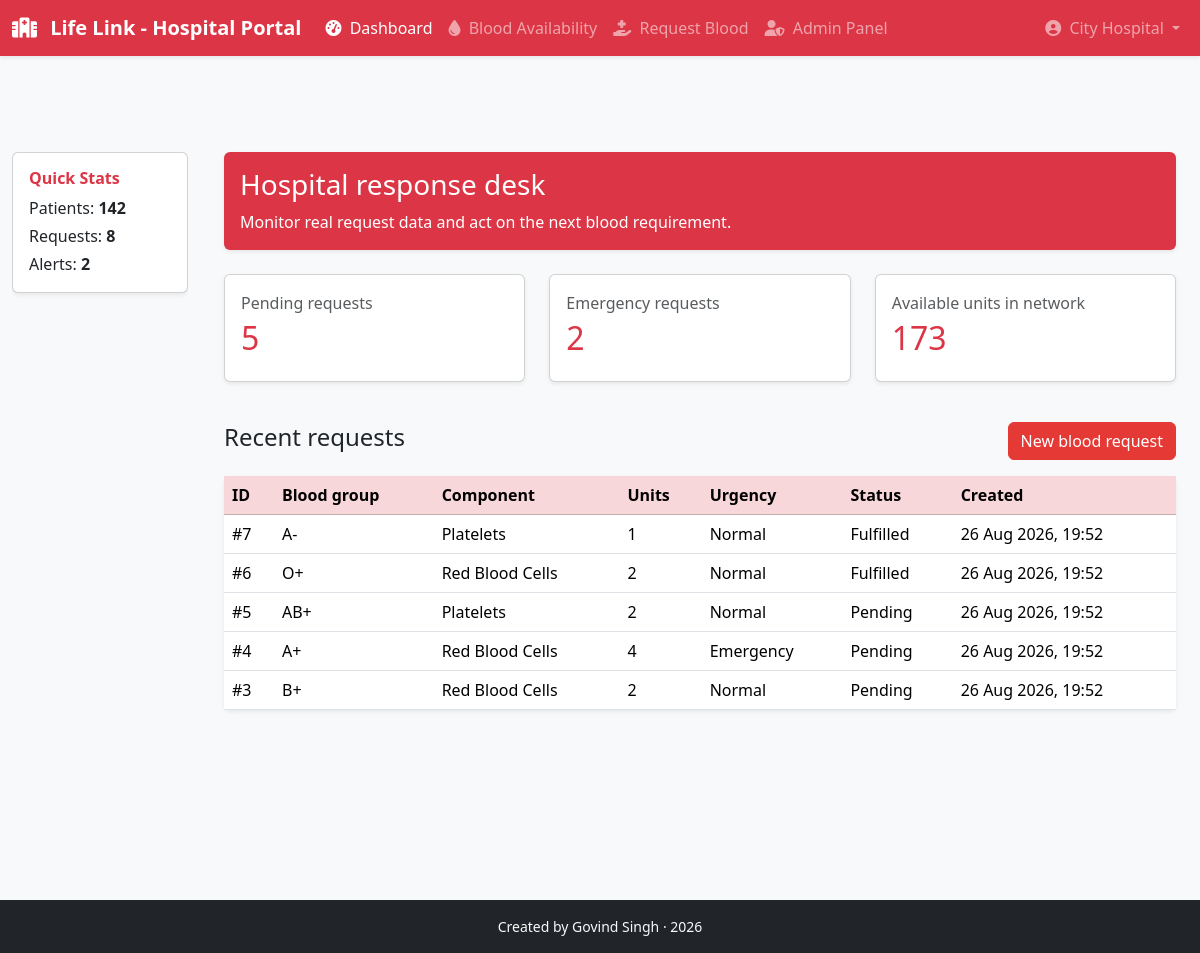
/hospital/, run on the app's committed database.
### hospital/models.py (models this page shows, shortened)
class BloodRequest(models.Model):
    requester_type = models.CharField(max_length=10, choices=REQUESTER_TYPE_CHOICES)
    hospital = models.ForeignKey(Hospital, on_delete=models.CASCADE, null=True, blank=True)
    blood_group = models.CharField(max_length=3, choices=BLOOD_GROUP_CHOICES)
    component_type = models.CharField(max_length=3, choices=COMPONENT_CHOICES)
    units_needed = models.PositiveIntegerField()
    urgency = models.CharField(max_length=10, choices=URGENCY_CHOICES, default='NORMAL')
    request_time = models.DateTimeField(auto_now_add=True)
    status = models.CharField(max_length=10, choices=REQUEST_STATUS_CHOICES, default='PENDING')

### hospital/views.py (the view)
# urls.py: path('', views.dashboard, name='dashboard'),
def dashboard(request):
    requests = BloodRequest.objects.select_related('hospital').order_by('-request_time')
    return render(request, 'hospital/dashboard.html', {
        'active_page': 'dashboard',
        'pending_requests': requests.filter(status='PENDING').count(),
        'emergency_requests': requests.filter(urgency='EMERGENCY', status='PENDING').count(),
        'available_units': BloodUnit.objects.filter(status='AVAILABLE').aggregate(total=Sum('units'))['total'] or 0,
        'recent_requests': requests[:5],
    })

### templates/hospital/dashboard.html (shortened to what this page needs)
﻿{% extends "hospital/base_hospital.html" %}
{% block content %}
<div class="container-fluid"><div class="card border-0 shadow-sm mb-4 bg-danger text-white"><div class="card-body"><h1 class="h3">Hospital response desk</h1><p class="mb-0">Monitor real request data and act on the next blood requirement.</p></div></div><div class="row mb-4"><div class="col-md-4 mb-3"><div class="card h-100 shadow-sm"><div class="card-body"><p class="text-muted mb-1">Pending requests</p><h2 class="text-danger">{{ pending_requests }}</h2></div></div></div><div class="col-md-4 mb-3"><div class="card h-100 shadow-sm"><div class="card-body"><p class="text-muted mb-1">Emergency requests</p><h2 class="text-danger">{{ emergency_requests }}</h2></div></div></div><div class="col-md-4 mb-3"><div class="card h-100 shadow-sm"><div class="card-body"><p class="text-muted mb-1">Available units in network</p><h2 class="text-danger">{{ available_units }}</h2></div></div></div></div><div class="d-flex justify-content-between align-items-center mb-3"><h2 class="h4">Recent requests</h2><a class="btn btn-danger" href="{% url 'hospital:request_blood' %}">New blood request</a></div><div class="card shadow-sm border-0"><div class="table-responsive"><table class="table mb-0"><thead class="table-danger"><tr><th>ID</th><th>Blood group</th><th>Component</th><th>Units</th><th>Urgency</th><th>Status</th><th>Created</th></tr></thead><tbody>{% for request in recent_requests %}<tr><td>#{{ request.id }}</td><td>{{ request.blood_group }}</td><td>{{ request.get_component_type_display }}</td><td>{{ request.units_needed }}</td><td>{{ request.get_urgency_display }}</td><td>{{ request.get_status_display }}</td><td>{{ request.request_time|date:"d M Y, H:i" }}</td></tr>{% empty %}<tr><td colspan="7" class="text-center text-muted py-4">No blood requests have been submitted yet.</td></tr>{% endfor %}</tbody></table></div></div></div>
{% endblock %}

### templates/hospital/base_hospital.html (style rules this page uses)
:root { --primary-red: #e53935; --dark-red: #c62828; --light-red: #ffebee; --danger-red: #dc3545; }
body { background-color: #f8f9fa; padding-top: 56px; }
.btn-danger { background-color: var(--primary-red); border-color: var(--primary-red); }
.table thead { background-color: var(--light-red); }

### data on the page
BloodRequest: id "7", blood_group "A-", component_type "Platelets", units_needed "1", urgency "Normal", status "Fulfilled", request_time "26 Aug 2026, 19:52"
BloodRequest: id "6", blood_group "O+", component_type "Red Blood Cells", units_needed "2", urgency "Normal", status "Fulfilled", request_time "26 Aug 2026, 19:52"
BloodRequest: id "5", blood_group "AB+", component_type "Platelets", units_needed "2", urgency "Normal", status "Pending", request_time "26 Aug 2026, 19:52"
BloodRequest: id "4", blood_group "A+", component_type "Red Blood Cells", units_needed "4", urgency "Emergency", status "Pending", request_time "26 Aug 2026, 19:52"
BloodRequest: id "3", blood_group "B+", component_type "Red Blood Cells", units_needed "2", urgency "Normal", status "Pending", request_time "26 Aug 2026, 19:52"

### other printed values
{{ pending_requests }} "5"
{{ emergency_requests }} "2"
{{ available_units }} "173"
